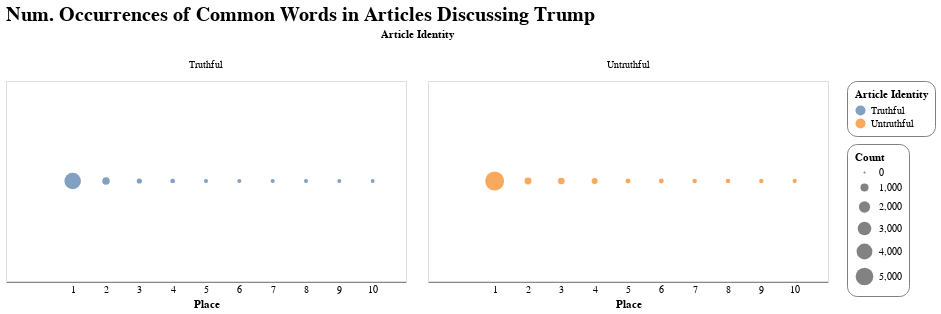

The notebook cell saved with this chart:
### Code cell
# Time to plot! code source / inspiration: https://uwdata.github.io/visualization-curriculum/altair_marks_encoding.html
alt.Chart(
    final_df
).mark_point(
    filled=True,
    opacity = 0.7
).encode(
    alt.X('Place:Q', scale=alt.Scale(padding=10), axis=alt.Axis(values=[1,2,3,4,5,6,7,8,9,10])),
    alt.Size("Count:Q"),
    alt.Tooltip("Tooltip"),
    alt.Column("Article Identity:N"),
    alt.Color("Article Identity:N")
).properties(
    width = 400,
    height = 200,
    title="Num. Occurrences of Common Words in Articles Discussing Trump"
).configure(
    font = 'times new roman',
    autosize = "pad"
).configure_axis(
    grid=False,
    tickSize = 0
).configure_legend(
    strokeColor = "gray",
    padding=7.5,
    cornerRadius=10
).configure_title(
    fontSize=20
)

### Figure 1 — Vega-Lite specification as saved in the notebook (floating-point values rounded to 4 significant figures)
{"config": {"view": {"continuousWidth": 400, "continuousHeight": 300}, "autosize": "pad", "axis": {"grid": false, "tickSize": 0}, "font": "times new roman", "legend": {"cornerRadius": 10, "padding": 7.5, "strokeColor": "gray"}, "title": {"fontSize": 20}}, "data": {"name": "data-fe2157cdf7375cedca29cdfe1c233be5"}, "mark": {"type": "point", "filled": true, "opacity": 0.7}, "encoding": {"color": {"field": "Article Identity", "type": "nominal"}, "column": {"field": "Article Identity", "type": "nominal"}, "size": {"field": "Count", "type": "quantitative"}, "tooltip": {"field": "Tooltip", "type": "nominal"}, "x": {"axis": {"values": [1, 2, 3, 4, 5, 6, 7, 8, 9, 10]}, "field": "Place", "scale": {"padding": 10}, "type": "quantitative"}}, "height": 200, "title": "Num. Occurrences of Common Words in Articles Discussing Trump", "width": 400, "$schema": "https://vega.github.io/schema/vega-lite/v4.17.0.json", "datasets": {"data-fe2157cdf7375cedca29cdfe1c233be5": [{"Count": 4399, "Word": "Trump", "Place": 1, "Tooltip": "Word: Trump | Count: 4399", "Article Identity": "Truthful"}, {"Count": 844, "Word": "U.S.", "Place": 2, "Tooltip": "Word: U.S. | Count: 844", "Article Identity": "Truthful"}, {"Count": 382, "Word": "House", "Place": 3, "Tooltip": "Word: House | Count: 382", "Article Identity": "Truthful"}, {"Count": 298, "Word": "White", "Place": 4, "Tooltip": "Word: White | Count: 298", "Article Identity": "Truthful"}, {"Count": 211, "Word": "North", "Place": 5, "Tooltip": "Word: North | Count: 211", "Article Identity": "Truthful"}, {"Count": 207, "Word": "Factbox:", "Place": 6, "Tooltip": "Word: Factbox: | Count: 207", "Article Identity": "Truthful"}, {"Count": 204, "Word": "Russia", "Place": 7, "Tooltip": "Word: Russia | Count: 204", "Article Identity": "Truthful"}, {"Count": 203, "Word": "Republican", "Place": 8, "Tooltip": "Word: Republican | Count: 203", "Article Identity": "Truthful"}, {"Count": 185, "Word": "Clinton", "Place": 9, "Tooltip": "Word: Clinton | Count: 185", "Article Identity": "Truthful"}, {"Count": 173, "Word": "tax", "Place": 10, "Tooltip": "Word: tax | Count: 173", "Article Identity": "Truthful"}, {"Count": 5797, "Word": "Trump", "Place": 1, "Tooltip": "Word: Trump | Count: 5797", "Article Identity": "Untruthful"}, {"Count": 714, "Word": "Donald", "Place": 2, "Tooltip": "Word: Donald | Count: 714", "Article Identity": "Untruthful"}, {"Count": 649, "Word": "WATCH:", "Place": 3, "Tooltip": "Word: WATCH: | Count: 649", "Article Identity": "Untruthful"}, {"Count": 525, "Word": "President", "Place": 4, "Tooltip": "Word: President | Count: 525", "Article Identity": "Untruthful"}, {"Count": 319, "Word": "Obama", "Place": 5, "Tooltip": "Word: Obama | Count: 319", "Article Identity": "Untruthful"}, {"Count": 307, "Word": "(TWEETS)", "Place": 6, "Tooltip": "Word: (TWEETS) | Count: 307", "Article Identity": "Untruthful"}, {"Count": 275, "Word": "Hillary", "Place": 7, "Tooltip": "Word: Hillary | Count: 275", "Article Identity": "Untruthful"}, {"Count": 266, "Word": "Gets", "Place": 8, "Tooltip": "Word: Gets | Count: 266", "Article Identity": "Untruthful"}, {"Count": 251, "Word": "GOP", "Place": 9, "Tooltip": "Word: GOP | Count: 251", "Article Identity": "Untruthful"}, {"Count": 230, "Word": "New", "Place": 10, "Tooltip": "Word: New | Count: 230", "Article Identity": "Untruthful"}]}}
